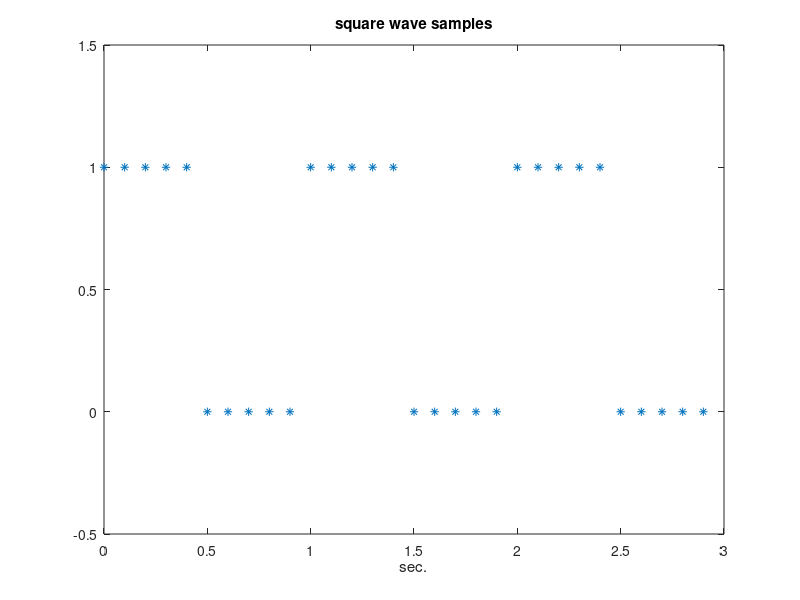

Write MATLAB code to recreate this figure.
% Square signal
A=[1,1,1,1,1,0,0,0,0,0,1,1,1,1,1,0,0,0,0,0,...
1,1,1,1,1,0,0,0,0,0];
fs=10; %sampling frequency in Hz
tiv=1/fs; %time interval between samples;
t=0:tiv:(3-tiv); %time intervals set (30 values)
plot(t,A,'*'); %plots figure
axis([0 3 -0.5 1.5]);
xlabel('sec.'); title('square wave samples');